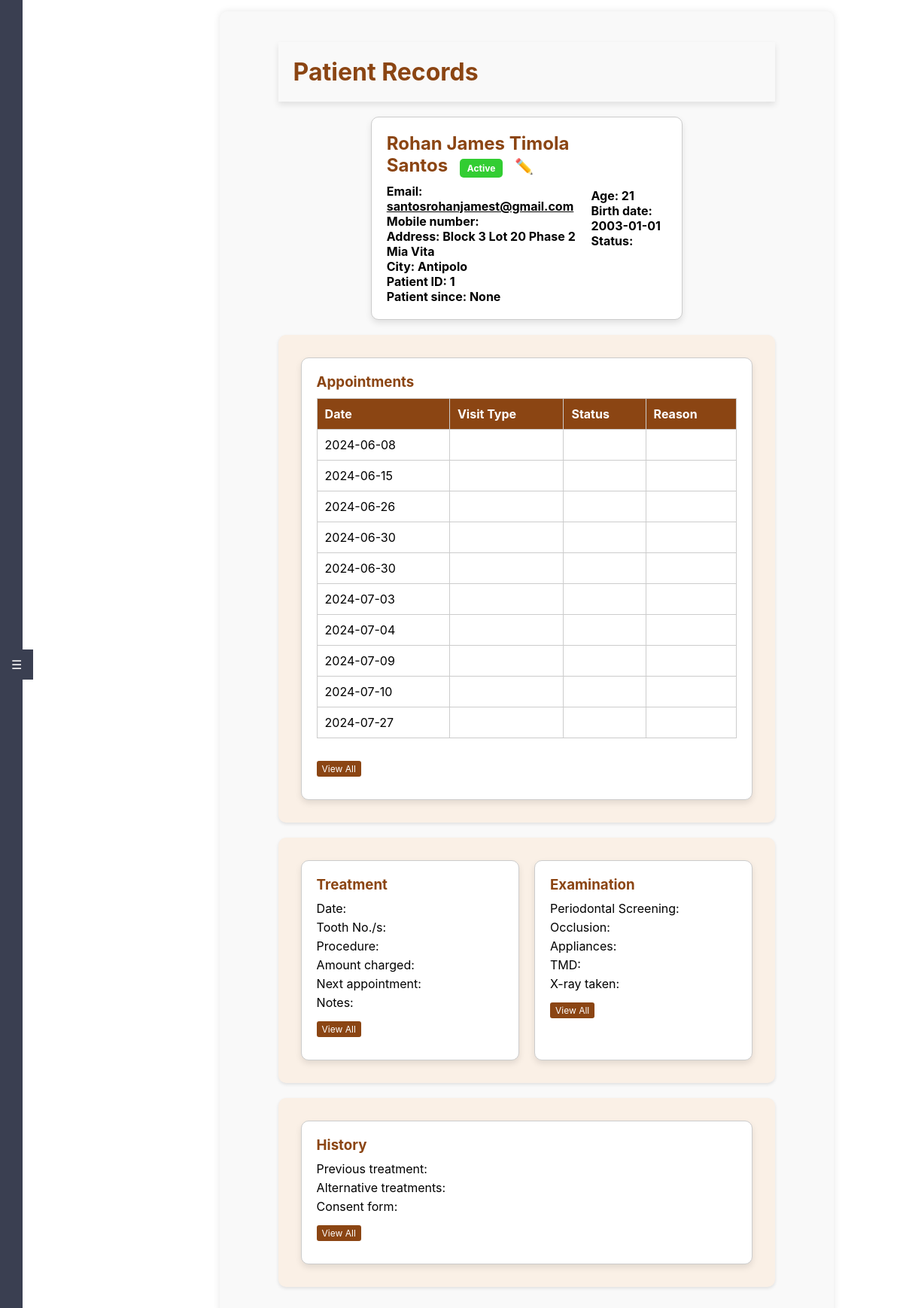
/overview/1, run on the app's committed database.
### tables this page shows
CREATE TABLE "patients" (
	"patient_id"	INTEGER,
	"econtact_id"	INTEGER,
	"estatus_id"	INTEGER,
	"patient_number"	TEXT,
	"first_name"	TEXT NOT NULL,
	"middle_name"	TEXT,
	"last_name"	TEXT NOT NULL,
	"dob"	NUMERIC NOT NULL,
	"mobile_number"	INTEGER,
	"email"	TEXT,
	"address"	TEXT,
	"city"	TEXT,
	"next_appointment"	DATE,
	"last_appointment"	DATE,
	"register_date"	DATE,
	"medical_conditions"	TEXT,
	"current_medication"	TEXT,
	"sex"	TEXT,
	"marital_status"	TEXT,
	"occupation"	TEXT, is_active BOOLEAN DEFAULT 1,
	FOREIGN KEY("estatus_id") REFERENCES "employmentStatus"("estatus_id"),
	FOREIGN KEY("econtact_id") REFERENCES "emergency_contacts"("econtact_id"),
	PRIMARY KEY("patient_id" AUTOINCREMENT)
);

CREATE TABLE "Appointments" (
	"appointment_id"	INTEGER,
	"consultation_id"	INTEGER,
	"patient_id"	INTEGER,
	"dentist_id"	INTEGER,
	"appointment_date"	DATE NOT NULL,
	"start_time"	TIME NOT NULL,
	"end_time"	TIME NOT NULL,
	"status_id"	INTEGER,
	"chief_complaints"	TEXT,
	"procedures"	TEXT,
	"appointment_type"	TEXT NOT NULL,
	FOREIGN KEY("dentist_id") REFERENCES "dentists"("dentist_id"),
	PRIMARY KEY("appointment_id" AUTOINCREMENT),
	FOREIGN KEY("consultation_id") REFERENCES "Consultations"("consultation_id"),
	FOREIGN KEY("status_id") REFERENCES "Appointments"("status_id"),
	FOREIGN KEY("patient_id") REFERENCES "patients"("patient_id")
);

### app.py (the view)
@app.route('/overview/<int:patient_id>')
def overview(patient_id):
    conn = get_db_connection()
    patient = conn.execute('SELECT * FROM patients WHERE patient_id = ?', (patient_id,)).fetchone()
    if patient is None:
        flash('Patient not found!', 'danger')
        return redirect(url_for('dashboard'))
    birth_date = datetime.strptime(patient['dob'], '%Y-%m-%d')
    today = datetime.today()
    age = today.year - birth_date.year - ((today.month, today.day) < (birth_date.month, birth_date.day))
    patient = dict(patient)
    patient['age'] = age
    appointments = conn.execute('SELECT * FROM appointments WHERE patient_id = ?', (patient_id,)).fetchall()
    treatment = conn.execute('SELECT * FROM treatments WHERE patient_id = ?', (patient_id,)).fetchone()
    examination = conn.execute('SELECT * FROM examinations WHERE patient_id = ?', (patient_id,)).fetchone()
    medical_history = conn.execute('SELECT * FROM medical_history WHERE patient_id = ?', (patient_id,)).fetchone()
    conn.close()
    return render_template('overview.html',
                           patient=patient,
                           appointments=appointments,
                           treatment=treatment or {},
                           examination=examination or {},
                           medical_history=medical_history or {})

### app.py (called while the page is built)
def get_db_connection():
    conn = sqlite3.connect(app.config['DATABASE'], timeout=30)
    conn.execute('PRAGMA journal_mode=WAL')
    conn.row_factory = sqlite3.Row
    return conn

### templates/overview.html (shortened to what this page needs)
<!DOCTYPE html>
<html lang="en">
<head>
    <link rel="stylesheet" href="{{ url_for('static', filename='styles.css') }}">
</head>
<body class="overview-page">
    <div class="sidebar-tab" id="sidebarTab">☰</div>
    <div id="sidebar" class="sidebar">
        <ul>
            <li><a href="{{ url_for('dashboard') }}">Dashboard</a></li>
            <li><a href="{{ url_for('profile') }}">Profile</a></li>
            <li><a href="{{ url_for('users') }}">Users</a></li>
            <li><a href="{{ url_for('treatment') }}">Treatment</a></li>
            <li><a href="{{ url_for('maintenance') }}">Maintenance</a></li>
            <li><a href="{{ url_for('inventory') }}">Inventory</a></li>
            <li><a href="{{ url_for('reports') }}">Reports</a></li>
            <li><a href="{{ url_for('payments') }}">Payments</a></li>
            <br>
            <br>
            <br>
            <br>
            <br>
            <br>
            <li><a href="{{ url_for('help') }}">Help</a></li>
            <li><a href="{{ url_for('about') }}">About</a></li>
            <li><a href="{{ url_for('logout') }}">Logout</a></li>
        </ul>
    </div>
    <div class="main-content">
        <div class="container">
            <h1 class="header">Patient Records</h1>
            <div class="patient-info box">
                <div>
                    <h2>{{ patient.first_name }} {{ patient.middle_name }} {{ patient.last_name }}
                        <span class="status-badge">{{ 'Active' if patient.is_active else 'Inactive' }}</span>
                        <a href="#" class="edit-btn">✏️</a>
                    </h2>
                    <p>Email: <a href="mailto:{{ patient.email }}">{{ patient.email }}</a></p>
                    <p>Mobile number: <a href="tel:{{ patient.phone }}">{{ patient.phone }}</a></p>
                    <p>Address: {{ patient.address }}</p>
                    <p>City: <strong>{{ patient.city }}</strong></p>
                    <p>Patient ID: {{ patient.patient_id }}</p>
                    <p>Patient since: {{ patient.register_date }}</p>
                </div>
                <div>
                    <p>Age: {{ patient.age }}</p>
                    <p>Birth date: {{ patient.dob }}</p>
                    <p>Status: {{ patient.status }}</p>
                </div>
            </div>
            <div class="section">
                <div class="box">
                    <h3>Appointments</h3>
                    <table class="appointment-table">
                        <thead>
                            <tr>
                                <th>Date</th>
                                <th>Visit Type</th>
                                <th>Status</th>
                                <th>Reason</th>
                            </tr>
                        </thead>
                        <tbody>
                            {% for appointment in appointments %}
                            <tr>
                                <td>{{ appointment.appointment_date }}</td>
                                <td>{{ appointment.visit_type }}</td>
                                <td><span class="appointment-status" style="background-color: {{ appointment.status_color }};">{{ appointment.status }}</span></td>
                                <td>{{ appointment.reason }}</td>
                            </tr>
                            {% endfor %}
                        </tbody>
                    </table>
                    <a href="#" class="view-all-btn">View All</a>
                </div>
            </div>
            <div class="section">
                <div class="box">
                    <h3>Treatment</h3>
                    <p>Date: {{ treatment.date }}</p>
                    <p>Tooth No./s: {{ treatment.tooth_numbers }}</p>
                    <p>Procedure: {{ treatment.procedure }}</p>
                    <p>Amount charged: {{ treatment.amount_charged }}</p>
                    <p>Next appointment: {{ treatment.next_appointment }}</p>
                    <p>Notes: {{ treatment.notes }}</p>
                    <a href="#" class="view-all-btn">View All</a>
                </div>
                <div class="box">
                    <h3>Examination</h3>
                    <p>Periodontal Screening: {{ examination.periodontal_screening }}</p>
                    <p>Occlusion: {{ examination.occlusion }}</p>
                    <p>Appliances: {{ examination.appliances }}</p>
                    <p>TMD: {{ examination.tmd }}</p>
                    <p>X-ray taken: {{ examination.xray }}</p>
                    <a href="{{ url_for('intraoral_exam', patient_id=patient.patient_id) }}" class="view-all-btn">View All</a>
                </div>
            </div>
            <div class="section">
                <div class="box">
                    <h3>History</h3>
                    <p>Previous treatment: {{ medical_history.previous_treatment }}</p>
                    <p>Alternative treatments: {{ medical_history.alternative_treatments }}</p>
                    <p>Consent form: {{ medical_history.consent_form }}</p>
                    <a href="#" class="view-all-btn">View All</a>
                </div>
            </div>
        </div>
    </div>
</body>
</html>

### data on the page
patients: first_name "Rohan James", middle_name "Timola", last_name "Santos", is_active "Active", email "santosrohanjamest@gmail.com", address "Block 3 Lot 20 Phase 2 Mia Vita", city "Antipolo", patient_id "1", dob "2003-01-01"
Appointments: appointment_date "2024-06-08"
Appointments: appointment_date "2024-06-15"
Appointments: appointment_date "2024-06-26"
Appointments: appointment_date "2024-06-30"
Appointments: appointment_date "2024-06-30"
Appointments: appointment_date "2024-07-03"
Appointments: appointment_date "2024-07-04"
Appointments: appointment_date "2024-07-09"
Appointments: appointment_date "2024-07-10"
Appointments: appointment_date "2024-07-27"

### other printed values
{{ patient.register_date }} "None"
{{ patient.age }} "21"
